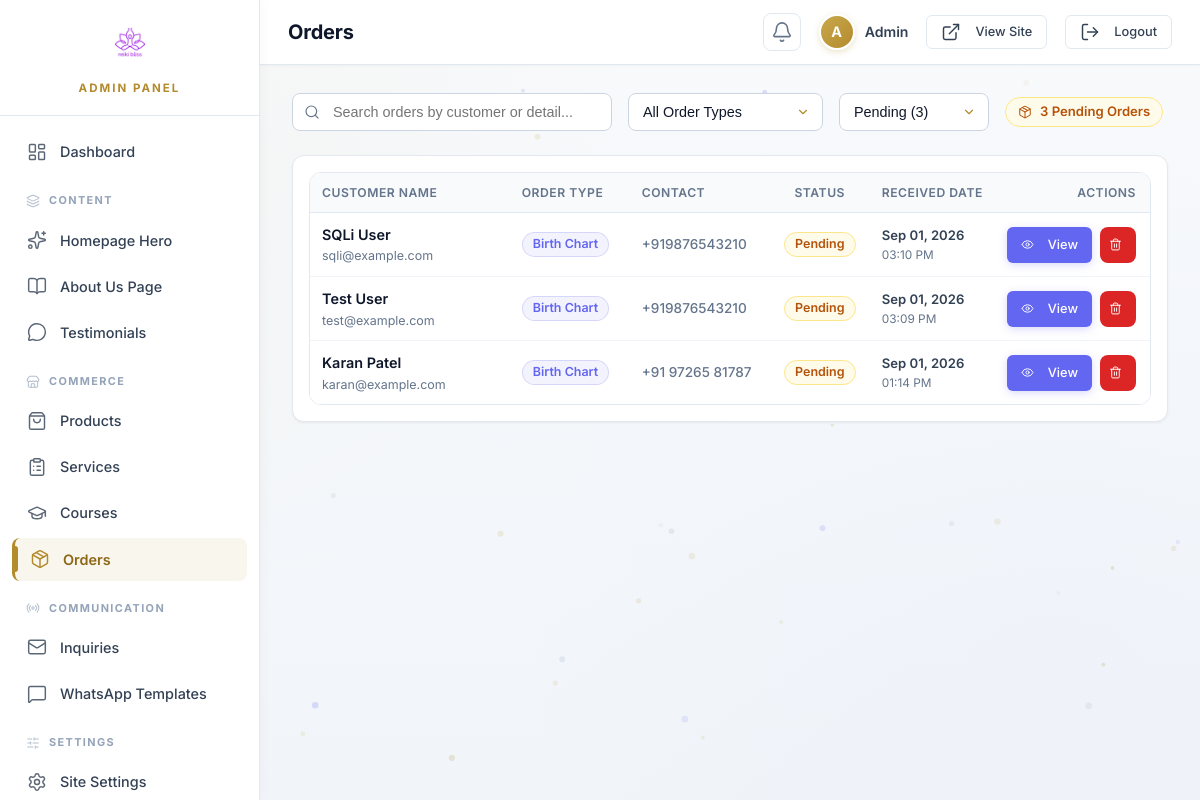
The page /admin/orders?status=pending (signed in) on the database its author committed.
### tables this page shows
CREATE TABLE `bracelet_orders` (
  `id` int(11) NOT NULL AUTO_INCREMENT,
  `order_type` enum('birth-chart','customized') NOT NULL,
  `name` varchar(100) NOT NULL,
  `email` varchar(100) NOT NULL,
  `phone` varchar(30) NOT NULL,
  `whatsapp` varchar(30) DEFAULT NULL,
  `date_of_birth` date DEFAULT NULL,
  `time_of_birth` time DEFAULT NULL,
  `place_of_birth` varchar(150) DEFAULT NULL,
  `intention` varchar(255) DEFAULT NULL,
  `message` text DEFAULT NULL,
  `status` enum('pending','contacted','completed') DEFAULT 'pending',
  `created_at` timestamp NOT NULL DEFAULT current_timestamp(),
  PRIMARY KEY (`id`)
);

### admin/orders.php (the view, shortened to what this page needs)
<?php
require_once 'auth-check.php';
$search = trim($_GET['search'] ?? '');
$typeFilter = trim($_GET['type'] ?? 'All');
$statusFilter = trim($_GET['status'] ?? 'All');
$pendingTotal = 0;
try {
    $pendingTotal = (int)$pdo->query("SELECT COUNT(*) FROM bracelet_orders WHERE status = 'pending'")->fetchColumn();
} catch (PDOException $e) {}
$whereParts = [];
$params = [];
if (in_array($statusFilter, ['pending', 'contacted', 'completed'])) {
    $whereParts[] = "status = ?";
    $params[] = $statusFilter;
}
$whereClause = !empty($whereParts) ? 'WHERE ' . implode(' AND ', $whereParts) : '';
$sql = "SELECT * FROM bracelet_orders {$whereClause} ORDER BY created_at DESC";
try {
    $stmt = $pdo->prepare($sql);
    $stmt->execute($params);
    $ordersList = $stmt->fetchAll(PDO::FETCH_ASSOC);
} catch (PDOException $e) {
    $ordersList = [];
    $error = "Error loading orders: " . $e->getMessage();
}
require_once 'includes/admin-header.php';
?>
<div class="search-bar flex-between mb-3">
    <div class="flex gap-2" style="flex: 1; flex-wrap: wrap; align-items: center;">
        <form action="orders.php" method="GET" class="search-input-wrapper" style="max-width: 320px;">
            <input
                type="text"
                name="search"
                class="search-input"
                placeholder="Search orders by customer or detail..."
                value="<?= htmlspecialchars($search) ?>"
            >
        </form>
        <form action="orders.php" method="GET" id="typeFilterForm">
            <select name="type" class="filter-select" onchange="this.form.submit()">
                <option value="All" <?= $typeFilter === 'All' ? 'selected' : '' ?>>All Order Types</option>
            </select>
        </form>
        <form action="orders.php" method="GET" id="statusFilterForm">
            <select name="status" class="filter-select" onchange="this.form.submit()">
                <option value="pending" <?= $statusFilter === 'pending' ? 'selected' : '' ?>>Pending (<?= $pendingTotal ?>)</option>
            </select>
        </form>
        <?php if ($pendingTotal > 0): ?>
            <span class="badge badge-warning flex items-center gap-1" style="font-size: 0.82rem; padding: 6px 12px;">
                <i data-lucide="package" style="width: 14px; height: 14px;"></i> <?= $pendingTotal ?> Pending <?= $pendingTotal === 1 ? 'Order' : 'Orders' ?>
            </span>
        <?php else: ?>
            <span class="badge badge-success flex items-center gap-1" style="font-size: 0.82rem; padding: 6px 12px;">
                <i data-lucide="check" style="width: 14px; height: 14px;"></i> All Orders Handled
            </span>
        <?php endif; ?>
    </div>
</div>
<div class="admin-card" style="padding: 16px 16px;">
    <?php if (empty($ordersList)): ?>
        <div style="text-align: center; padding: 50px 20px;">
            <div style="margin-bottom: 12px;">
                <i data-lucide="package" style="width: 48px; height: 48px; color: var(--gold); opacity: 0.8;"></i>
            </div>
            <h3 style="font-size: 1.15rem; color: var(--text-primary); margin-bottom: 6px;">No bracelet orders found</h3>
            <p class="text-muted" style="font-size: 0.88rem;">
                <?= (!empty($search) || $typeFilter !== 'All' || $statusFilter !== 'All') ? 'No orders match your selected filters.' : 'There are currently no custom bracelet requests.' ?>
            </p>
        </div>
    <?php else: ?>
        <div class="table-responsive">
            <table class="admin-table orders-table">
                <thead>
                    <tr>
                        <th style="min-width: 170px;">Customer Name</th>
                        <th style="width: 120px;">Order Type</th>
                        <th style="width: 140px;">Contact</th>
                        <th style="width: 100px; text-align: center;">Status</th>
                        <th style="width: 125px;">Received Date</th>
                        <th style="text-align: right; width: 115px; padding-right: 14px; white-space: nowrap;">Actions</th>
                    </tr>
                </thead>
                <tbody>
                    <?php foreach ($ordersList as $order): ?>
                        <?php
                            $orderType = $order['order_type'] ?? 'customized';
                            $status = $order['status'] ?? 'pending';
                        ?>
                        <tr id="orderRow_<?= $order['id'] ?>">
                            <td>
                                <div>
                                    <strong class="order-cust-title" onclick="openOrderDetailModal(<?= (int)$order['id'] ?>)">
                                        <?= htmlspecialchars($order['name']) ?>
                                    </strong>
                                </div>
                                <div class="text-muted" style="font-size: 0.78rem;">
                                    <?= htmlspecialchars($order['email'] ?? '—') ?>
                                </div>
                            </td>
                            <td>
                                <?php if ($orderType === 'birth-chart'): ?>
                                    <span class="badge" style="background: rgba(99,102,241,0.08); color: var(--purple-accent); border: 1px solid rgba(99,102,241,0.2); font-size: 0.78rem;">
                                        Birth Chart
                                    </span>
                                <?php else: ?>
                                    <span class="badge badge-gold" style="font-size: 0.78rem;">
                                        Customized
                                    </span>
                                <?php endif; ?>
                            </td>
                            <td class="text-muted" style="font-size: 0.85rem; white-space: nowrap;">
                                <?php if (!empty($order['phone'])): ?>
                                    <div>
                                        <a href="tel:<?= htmlspecialchars($order['phone']) ?>" style="color: inherit; text-decoration: none; font-weight: 500;">
                                            <?= htmlspecialchars($order['phone']) ?>
                                        </a>
                                    </div>
                                <?php else: ?>
                                    <div>—</div>
                                <?php endif; ?>
                            </td>
                            <td style="text-align: center;">
                                <?php if ($status === 'completed'): ?>
                                    <span class="badge badge-success" style="font-size: 0.78rem;">Completed</span>
                                <?php elseif ($status === 'contacted'): ?>
                                    <span class="badge badge-info" style="font-size: 0.78rem;">Contacted</span>
                                <?php else: ?>
                                    <span class="badge badge-warning" style="font-size: 0.78rem;">Pending</span>
                                <?php endif; ?>
                            </td>
                            <td>
                                <div style="font-size: 0.82rem; font-weight: 600; color: var(--text-secondary); white-space: nowrap;">
                                    <?= !empty($order['created_at']) ? date('M d, Y', strtotime($order['created_at'])) : '—' ?>
                                </div>
                                <div class="text-muted" style="font-size: 0.74rem; white-space: nowrap;">
                                    <?= !empty($order['created_at']) ? date('h:i A', strtotime($order['created_at'])) : '' ?>
                                </div>
                            </td>
                            <td style="text-align: right; white-space: nowrap; padding-right: 14px;">
                                <div class="flex gap-1" style="justify-content: flex-end;">
                                    <button
                                        type="button"
                                        class="btn btn-purple btn-sm flex items-center gap-1"
                                        title="View Full Order Details"
                                        onclick="openOrderDetailModal(<?= (int)$order['id'] ?>)"
                                    >
                                        <i data-lucide="eye" style="width: 13px; height: 13px;"></i> View
                                    </button>
                                    <form id="deleteOrderForm_<?= $order['id'] ?>" action="orders.php" method="POST" class="delete-form" style="display: inline;" data-item-name="<?= htmlspecialchars($order['name']) ?>'s Bracelet Order">
                                        <button
                                            type="submit"
                                            class="btn btn-danger btn-icon btn-sm flex items-center justify-center"
                                            title="Delete Order"
                                        >
                                            <i data-lucide="trash-2" style="width: 13px; height: 13px;"></i>
                                        </button>
                                    </form>
                                </div>
                            </td>
                        </tr>
                    <?php endforeach; ?>
                </tbody>
            </table>
        </div>
    <?php endif; ?>
</div>
<?php require_once 'includes/admin-footer.php'; ?>

### admin/orders.php (style rules this page uses)
.table-responsive { width: 100%; overflow-x: auto; -webkit-overflow-scrolling: touch; border-radius: 12px; }
.orders-table { width: 100%; border-collapse: separate; border-spacing: 0; table-layout: auto; }
.orders-table thead th { font-size: 0.74rem; padding: 12px 14px; background: #f8fafc; border-bottom: 1px solid var(--card-border); color: var(--text-muted); font-weight: 600; text-transform: uppercase; letter-spacing: 0.5px; white-space: nowrap; }
.orders-table tbody td { padding: 12px 14px; vertical-align: middle; border-bottom: 1px solid #f1f5f9; }
.orders-table tbody tr { transition: background-color 0.15s ease; }
.orders-table tbody tr:last-child td { border-bottom: none; }
.order-cust-title { color: var(--text-primary); font-size: 0.9rem; font-weight: 600; cursor: pointer; transition: color 0.15s ease; }

### rows shown on the page
bracelet_orders: name "SQLi User", email "sqli@example.com", order_type "Birth Chart", phone "+919876543210", status "Pending", created_at "Sep 01, 2026", created_at "03:10 PM"
bracelet_orders: name "Test User", email "test@example.com", order_type "Birth Chart", phone "+919876543210", status "Pending", created_at "Sep 01, 2026", created_at "03:09 PM"
bracelet_orders: name "Karan Patel", email "karan@example.com", order_type "Birth Chart", phone "+91 97265 81787", status "Pending", created_at "Sep 01, 2026", created_at "01:14 PM"

### other values the page prints
$sbLabel('brand_title') "ADMIN PANEL"
$sbLabel('menu_dashboard') "Dashboard"
$sbLabel('section_content') "CONTENT"
$sbLabel('menu_homepage_hero') "Homepage Hero"
$sbLabel('menu_about_us') "About Us Page"
$sbLabel('menu_testimonials') "Testimonials"
$sbLabel('section_commerce') "COMMERCE"
$sbLabel('menu_products') "Products"
$sbLabel('menu_services') "Services"
$sbLabel('menu_courses') "Courses"
$sbLabel('menu_orders') "Orders"
$sbLabel('section_communication') "COMMUNICATION"
$sbLabel('menu_inquiries') "Inquiries"
$sbLabel('menu_whatsapp') "WhatsApp Templates"
$sbLabel('section_settings') "SETTINGS"
